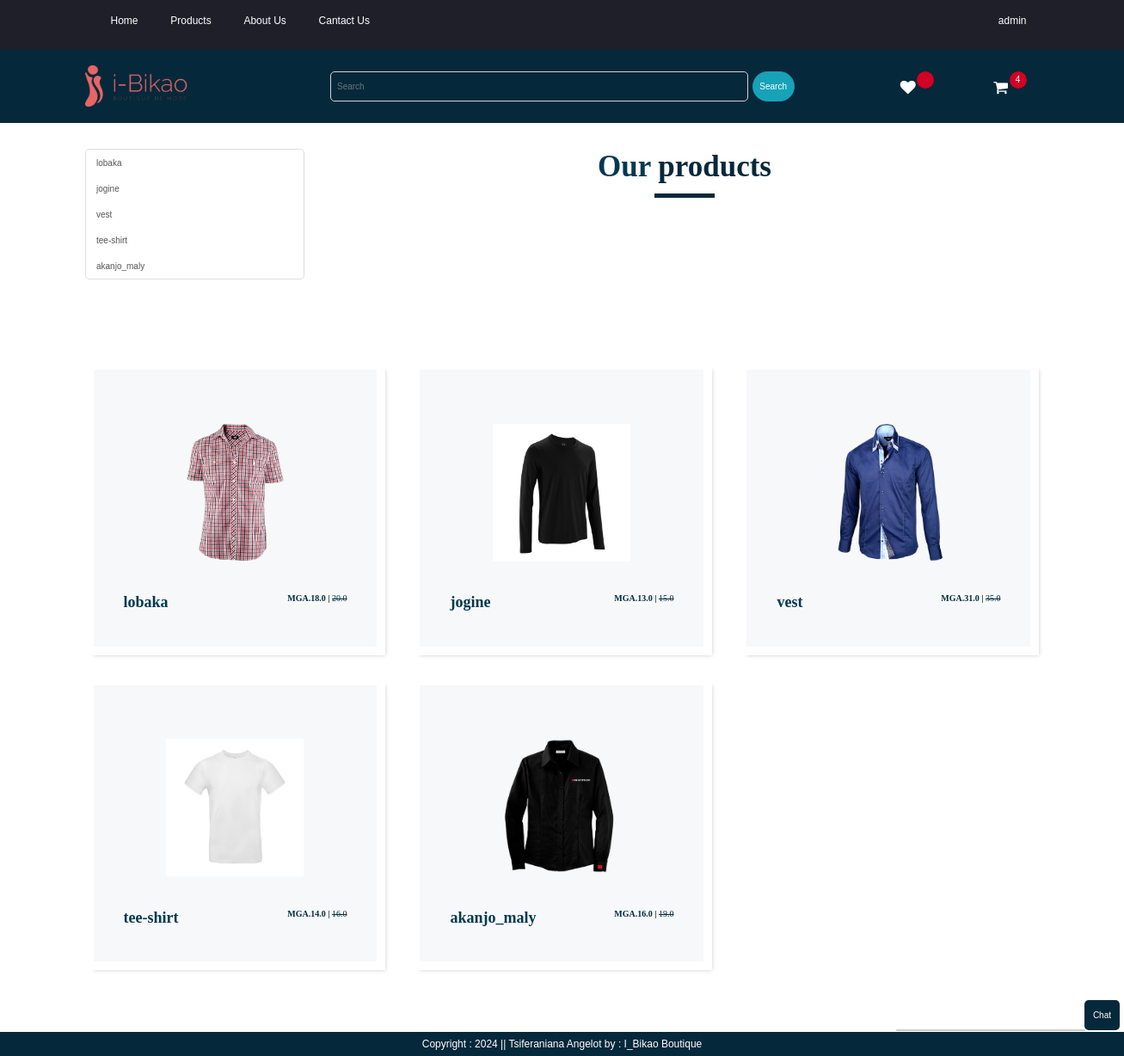
Page /category/AK (signed in) on the committed database.
### app/models.py (models this page shows, shortened)
class Product(models.Model):
    title = models.CharField(max_length=100)
    selling_price = models.FloatField()
    discounted_price = models.FloatField()
    description = models.TextField()
    category = models.CharField(choices=CATEGORY_CHOICES, max_length=2)
    product_image = models.ImageField(upload_to='product')

### app/views.py (the view)
# urls.py: path('category/<slug:val>', views.CategoryView.as_view(),name="category"),
@method_decorator(login_required,name='dispatch')
class CategoryView(View):
          def get(self,request,val):
                    totalitem = 0
                    wishitem  = 0
                    if request.user.is_authenticated:
                              totalitem = len(Cart.objects.filter(user=request.user))
                              wishitem = len(Wishlist.objects.filter(user=request.user))
                    product = Product.objects.filter(category=val)
                    title = Product.objects.filter(category=val).values('title')
                    return render(request,"app/category.html",locals())

### app/templates/app/category.html (shortened to what this page needs)
{% extends 'app/base.html' %}
{% load static %}
{% block main-content %}
          <div class="container my-5">
                    <div class="row">
                              <div class="col-sm-3">
                                       <div class="list-group">
                                                  {% for val in title %}
                                                            <a href="{% url 'category-title' val.title %}" class="list-group-item list-group-item-action" aria-current="true">{{val.title}}</a>
                                                  {% endfor %}
                                       </div>
                              </div>
                              <div class="col-sm-9">
                                        <div class="heading_container heading_center">
                                                  <h2>
                                                     Our <span>products</span>
                                                  </h2>
                                               </div>
                               </div>
                              <section class="product_section layout_padding">
                                        <div class="container">
                                           <div class="row">
                                                  {% for prod in product %}
                                              <div class="col-sm-6 col-md-4 col-lg-4">
                                                 <div class="box">
                                                    <div class="img-box">
                                                       <img src="{{prod.product_image.url}}" alt="">
                                                    </div>
                                                    <div class="detail-box">
                                                       <h5>
                                                          {{prod.title}}
                                                       </h5>
                                                       <h6>
                                                          MGA.{{prod.discounted_price}}  |
                                                          <smal class="fw-light text-decoration-line-through">{{prod.selling_price}}</small>
                                                       </h6>
                                                    </div>
                                                 </div>
                                              </div>
                                              {% endfor %}
                                           </div>
                                        </div>
                                     </section>
                    </div>
          </div>
{% endblock main-content %}

### app/templates/app/base.html (shortened to what this page needs)
<!DOCTYPE html>
{% load static %}
<html lang="en">
<head>
          <link rel="stylesheet" href="{% static 'app/css/style.css' %}">
          <link rel="stylesheet" href="{% static 'app/css/bootstrap.min.css' %}">
          <link rel="stylesheet" href="{% static 'app/css/nouislider.min.css' %}">
          <link rel="stylesheet" href="{% static 'app/css/font-awesome.min.css' %}">
          <link rel="stylesheet" href="{% static 'app/css/bootstrap-5.1.3/dist/css/bootstrap.min.css' %}">
          <link rel="stylesheet" type="text/css" href="css/bootstrap.css" />
          <link href="{% static 'app/css/css/font-awesome.min.css' %}" rel="stylesheet" />
          <link href="{% static 'app/css/css/style.css' %}" rel="stylesheet" />
          <link href="{% static 'app/css/css/responsive.css' %}" rel="stylesheet" />
          <link rel="stylesheet" href="{% static 'ap/csss/bootstrap.css' %}">
          <link rel="stylesheet" href="{% static 'app/csss/style.css' %}">
          <link rel="stylesheet" href="{% static 'app/csss/flaticon.css' %}">
          <link rel="stylesheet" href="{% static 'app/csss/styles.css' %}">
</head>
<body>
    <header>
        <div id="top-header">
            <div class="container">
                <ul class="header-links pull-left">
                    <li><a class="nav-link active" aria-current="page" href="/">Home</a></li>
                    <li class="nav-item submenu dropdown">
                        <a href="#" class="nav-link dropdown-toggle" data-toggle="dropdown" role="button" aria-haspopup="true"
                         aria-expanded="false">Products</a>
                    </li>
                    <li class="nav-item">
                                <a class="nav-link" href="{% url 'about' %}">About Us</a>
                    </li>
                    <li class="nav-item">
                                <a class="nav-link" href="{% url 'contact' %}">Cantact Us</a>
                    </li>
                </ul>
                <ul class="header-links pull-right">
                    {% if request.user.is_authenticated %}
                    <li class="nav-item submenu dropdown mx-2">
                        <a class="nav-link dropdown-toggle" href="#"
                        id="profileDropdown" role="button" data-toggle="dropdown" aria-expanded="false" >{{request.user}}</a>
                    </li>
                    {% else %}
                    <li><a href="{% url 'login' %}">Login</a></li>
                    <li><a href="{% url 'customerregistration' %}">Registrationt</a></li>
                    {% endif %}
                </ul>
            </div>
        </div>
        <div class="top-header" style="background: rgb(6, 40, 59)">
            <div class="container">
                <div class="row">
                    <div class="col-md-3">
                        <div class="header-logo">
                            <a href="#" class="logo">
                                <img style="margin-top: 18px;" src="{% static "app/images/Logo_boutique de mode_i-bikao_claire_01.png" %}" alt="" width="120px">
                            </a>
                        </div>
                    </div>
                    <div class="col-md-6" style="top: 10px;">
                        <div class="header-search">
                            <form class="d-flex" action="/search">
                                <input style="background-color: transparent;height: 35px " class="form-control me-2" type="search" name="search" placeholder="Search">
                                <button style="height: 35px" class="btn btn-primary" type="submit">Search</button>
                                </form>
                        </div>
                    </div>
                    <div class="col-md-3 clearfix" style="margin-top: 20px;">
                        <div class="header-ctn">
                            <div>
                                <a href="#">
                                    <i class="fa fa-heart"></i>
                                    <div class="qty">{% if wishitem > 0 %} {{wishlist}} {% endif %}</div>
                                </a>
                            </div>
                            <div>
                                <a href="{% url 'showcart' %}">
                                    <i class="fa fa-shopping-cart"></i>
                                    <div class="qty">{% if totalitem > 0 %} {{totalitem}} {% endif %}</div>
                                </a>
                            </div>
                        </div>
                    </div>
                </div>
            </div>
        </div>
    </header>
          {% block main-content %}{% endblock main-content %}
          <footer style="background: rgb(6, 40, 59); color: white; font-size: 12px" class="container-fluid fixed-bottom text-center p-2 mt-5">
                    Copyright : 2024 || Tsiferaniana Angelot by : I_Bikao Boutique
          </footer>
          <div id="chat-button" onclick="toggleChat()">Chat</div>
          <div id="chat-container" class="closed">
              <div id="chat-output"></div>
          </div>
</body>
</html>

### app/static/app/css/style.css (style rules this page uses)
body { font-family: 'Montserrat', sans-serif; font-weight: 400; color: #333; }
h1, h2, h3, h4, h5, h6 { color: #2B2D42; font-weight: 700; margin: 0 0 10px; }
a { color: #2B2D42; font-weight: 500; -webkit-transition: 0.2s color; transition: 0.2s color; }
ul, ol { margin: 0; padding: 0; list-style: none }
#top-header { padding-top: 10px; padding-bottom: 10px; background-color: #1E1F29; }
.header-links li { display: inline-block; margin-right: 15px; font-size: 12px; }
.header-links li:last-child { margin-right: 0px; }
.header-links li a { color: #FFF; }
.header-logo { float: left; }
.header-logo .logo img { display: block; }
.header-search { padding: 15px 0px; }
.header-search form { position: relative; }
.header-ctn { float: right; padding: 15px 0px; }
.header-ctn>div { display: inline-block; }
.header-ctn>div+div { margin-left: 15px; }
.header-ctn>div>a { display: block; position: relative; width: 90px; text-align: center; color: #FFF; }
.header-ctn>div>a>i { display: block; font-size: 18px; }
.header-ctn>div>a>.qty { position: absolute; right: 15px; top: -10px; width: 20px; height: 20px; line-height: 20px; text-align: center; border-radius: 50%; font-size: 10px; color: #FFF; background-color: #D10024; }

### app/static/app/css/css/style.css (style rules this page uses)
* { box-sizing: border-box; }
body { font-family: 'Montserrat', sans-serif; color: #0c0c0c; background-color: #ffffff; overflow-x: hidden; }
.layout_padding { padding: 70px 0; }
h1, h2 { font-family: 'Playfair Display', serif; }
.heading_container { display: -webkit-box; display: -ms-flexbox; display: flex; -webkit-box-orient: vertical; -webkit-box-direction: normal; -ms-flex-direction: column; flex-direction: column; -webkit-box-align: start; -ms-flex-align: start; align-items: flex-start; }
.heading_container h2 { position: relative; margin-bottom: 0; font-size: 3.5rem; font-weight: bold; }
.heading_container h2::after { content: ""; display: block; width: 70px; height: 5px; background: rgb(6, 40, 59); margin: 10px auto 10px; }
.heading_container h2 span { color: rgb(6, 40, 59); }
.heading_container.heading_center { -webkit-box-align: center; -ms-flex-align: center; align-items: center; text-align: center; }
a, a:hover, a:focus { text-decoration: none; }
.btn, .btn:focus { outline: none !important; -webkit-box-shadow: none; box-shadow: none; }
.product_section .box { position: relative; margin-top: 25px; padding: 35px 35px; background-color: #f7f8f9; -webkit-transition: all .3s; transition: all .3s; overflow: hidden; box-shadow: 5px 5px 5px -5px rgba(0,0,0,.2); border: solid #fff 10px; }
.product_section .box .img-box { display: -webkit-box; display: -ms-flexbox; display: flex; -webkit-box-pack: center; -ms-flex-pack: center; justify-content: center; -webkit-box-align: center; -ms-flex-align: center; align-items: center; height: 215px; }
.product_section .box .img-box img { max-width: 100%; max-height: 160px; -webkit-transition: all .3s; transition: all .3s; }
.product_section .box .detail-box { text-align: center; display: -webkit-box; display: -ms-flexbox; display: flex; -webkit-box-pack: justify; -ms-flex-pack: justify; justify-content: space-between; }
.product_section .box .detail-box h5 { font-size: 18px; margin-top: 10px; }
.product_section .box .detail-box h6 { margin-top: 10px; color: #002c3e; font-weight: 600; }
.detail-box h5 { font-size: 21px; font-weight: 700; }
footer { background: #f8f8f8; padding: 90px 0 70px; }
form input { background: #fff; border: solid #ccc 1px; padding: 15px 15px; width: 100%; font-size: 14px; margin-bottom: 20px; text-transform: capitalize; line-height: normal; }

### app/static/app/css/css/responsive.css (style rules this page uses)
@media (min-width: 1200px) { .container { max-width: 1170px; } }

### app/static/app/csss/style.css (style rules this page uses)
.nav-item .nav-link:after { display: none; }

### app/templates/app/base.html (style rules this page uses)
#chat-output { height: 200px; overflow-y: scroll; padding: 10px; }
#chat-container { position: fixed; bottom: 29px; right: 45px; width: 220px; border: 1px solid #ccc; border-radius: 5px; overflow: hidden; background-color: rgba(6, 40, 59, 0.815); transition: height 0.3s ease-in-out; }
#chat-container.closed { height: 0; }
#chat-button { position: fixed; bottom: 30px; right: 5px; background-color: rgb(6, 40, 59); color: #fff; padding: 10px; border: none; border-radius: 5px; cursor: pointer; }

### rows in the picture
Product: product_image (picture), title "lobaka", discounted_price "18.0", selling_price "20.0"
Product: product_image (picture), title "jogine", discounted_price "13.0", selling_price "15.0"
Product: product_image (picture), title "vest", discounted_price "31.0", selling_price "35.0"
Product: product_image (picture), title "tee-shirt", discounted_price "14.0", selling_price "16.0"
Product: product_image (picture), title "akanjo_maly", discounted_price "16.0", selling_price "19.0"

### other values in the picture
{{ request.user }} "admin"
{{ totalitem }} "4"
{{ val.title }} "lobaka" "jogine" "vest" "tee-shirt" "akanjo_maly"
